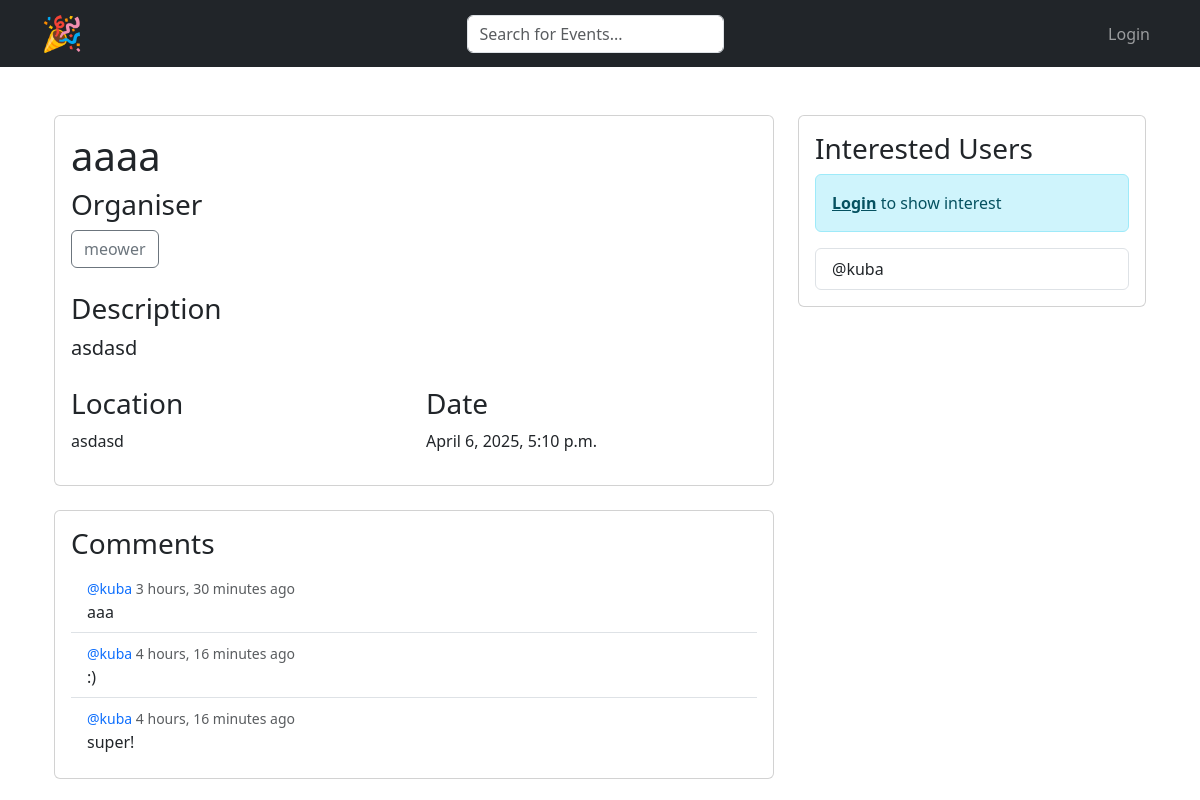
Screenshot of /event/5/ with the database file from the repository.
### base/models.py (models this page shows, shortened)
class Event(models.Model):
    organiser = models.ForeignKey(User, on_delete=models.SET_NULL, null=True)
    type = models.ForeignKey(Type, on_delete=models.SET_NULL, null=True)
    name = models.CharField(max_length = 200)
    description = models.TextField(null = True, blank = True)
    location = models.TextField(null = True, blank = True)
    interested = models.ManyToManyField(User, related_name='interested', blank=True)
    date = models.DateTimeField(verbose_name="Event Date", help_text="Select Date and Time", default = timezone.now)
    updated = models.DateTimeField(auto_now = True)
    created = models.DateTimeField(auto_now_add=True)
    class Meta:
        ordering = ['-updated', '-created']

class Comment(models.Model):
    user = models.ForeignKey(User, on_delete=models.CASCADE)
    event = models.ForeignKey(Event, on_delete=models.CASCADE)
    body = models.TextField()
    updated = models.DateTimeField(auto_now = True)
    created = models.DateTimeField(auto_now_add=True)

### base/views.py (the view, shortened to what this page needs)
# urls.py: path('event/<str:pk>/', views.event, name="event"),
def event(request, pk):
    event = Event.objects.get(id=pk)
    comments = event.comment_set.all().order_by('-created')
    interested = event.interested.all()
    body = request.POST.get('body', '').strip()
    context = {'event': event, 'comments': comments, 'interested': interested}
    return render(request, 'base/event.html', context)

### base/templates/base/event.html (shortened to what this page needs)
{% extends 'main.html' %}
{% block content %}
<div class="container mt-4">
    <div class="row">
        <div class="col-md-8">
            <div class="card mb-4">
                <div class="card-body">
                    <h1 class="card-title">{{event.name}}</h1>
                    <div class="mb-4">
                        <h3>Organiser</h3>
                        <a href="{% url 'user-profile' event.organiser.id %}" class="btn btn-outline-secondary">
                            {{event.organiser.username}}
                        </a>
                    </div>
                    <div class="mb-4">
                        <h3>Description</h3>
                        <p class="lead">{{event.description}}</p>
                    </div>
                    <div class="row">
                        <div class="col-md-6">
                            <h3>Location</h3>
                            <p>{{event.location}}</p>
                        </div>
                        <div class="col-md-6">
                            <h3>Date</h3>
                            <p>{{event.date}}</p>
                        </div>
                    </div>
                </div>
            </div>
            <div class="card">
                <div class="card-body">
                    <h3 class="card-title">Comments</h3>
                    <div class="list-group list-group-flush">
                        {% for comment in comments %}
                        <div class="list-group-item">
                            <div class="d-flex justify-content-between align-items-start">
                                <div>
                                    <small class="text-muted">
                                        <a href="{% url 'user-profile' comment.user.id %}" class="text-decoration-none">
                                            @{{comment.user}}
                                        </a>
                                        {{comment.created|timesince}} ago
                                    </small>
                                    <p class="mb-0">{{comment.body}}</p>
                                </div>
                            </div>
                        </div>
                        {% endfor %}
                    </div>
                </div>
            </div>
        </div>
        <div class="col-md-4">
            <div class="card">
                <div class="card-body">
                    <h3 class="card-title">Interested Users</h3>
                    {% if request.user.is_authenticated %}
                    <form method="POST" class="mb-3">
                        {% csrf_token %}
                        <button type="submit" name="interested" class="btn {% if request.user in interested %}btn-danger{% else %}btn-success{% endif %} w-100">
                            {% if request.user in interested %}Not Interested{% else %}I'm Interested!{% endif %}
                        </button>
                    </form>
                    {% else %}
                    <div class="alert alert-info">
                        <a href="{% url 'login' %}" class="alert-link">Login</a> to show interest
                    </div>
                    {% endif %}
                    <div class="list-group">
                        {% for user in interested %}
                        <a href="{% url 'user-profile' user.id %}" class="list-group-item list-group-item-action">
                            @{{user.username}}
                        </a>
                        {% endfor %}
                    </div>
                </div>
            </div>
        </div>
    </div>
</div>
{% endblock %}

### static/styles/main.css (style rules this page uses)
.card { margin-bottom: 1.5rem; }
.list-group-item { transition: all 0.3s ease; }

### rows the page displays
Event: name "aaaa", organiser.username "meower", description "asdasd", location "asdasd", date "April 6, 2025, 5:10 p.m."
Comment: user "kuba", created "3 hours, 30 minutes", body "aaa"
Comment: user "kuba", created "4 hours, 16 minutes", body ":)"
Comment: user "kuba", created "4 hours, 16 minutes", body "super!"

### other values shown
{{ user.username }} "kuba"
